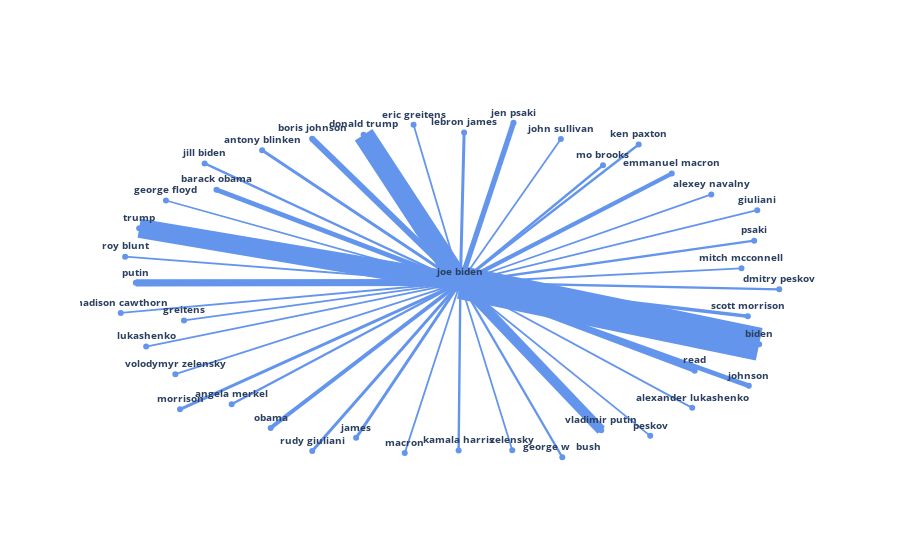

Source (notebook cell):
### Code cell
layout = go.Layout(
    paper_bgcolor='rgba(0,0,0,0)',
    plot_bgcolor='rgba(0,0,0,0)'
)


fig = go.Figure(layout = layout)

for trace in edge_trace:
    fig.add_trace(trace)

fig.add_trace(node_trace)

fig.update_layout(showlegend = False)

fig.update_xaxes(showticklabels = False)

fig.update_yaxes(showticklabels = False)

fig.show()
py.plot(fig, filename='newsmakers_network.html')

### Figure 1 — Plotly figure (JSON) as saved in the notebook; plotly's stock layout.template omitted (floating-point values rounded to 4 significant figures)
{"data": [{"hoverinfo": "text", "line": {"color": "cornflowerblue", "width": 1.8}, "mode": "lines", "text": ["joe biden--alexander lukashenko: 6"], "type": "scatter", "x": [0.03825, 0.7375, null], "y": [0.04923, -0.6836, null]}, {"hoverinfo": "text", "line": {"color": "cornflowerblue", "width": 1.8}, "mode": "lines", "text": ["joe biden--alexey navalny: 6"], "type": "scatter", "x": [0.03825, 0.795, null], "y": [0.04923, 0.5644, null]}, {"hoverinfo": "text", "line": {"color": "cornflowerblue", "width": 2.4}, "mode": "lines", "text": ["joe biden--angela merkel: 8"], "type": "scatter", "x": [0.03825, -0.6516, null], "y": [0.04923, -0.6627, null]}, {"hoverinfo": "text", "line": {"color": "cornflowerblue", "width": 3}, "mode": "lines", "text": ["joe biden--antony blinken: 10"], "type": "scatter", "x": [0.03825, -0.5597, null], "y": [0.04923, 0.8225, null]}, {"hoverinfo": "text", "line": {"color": "cornflowerblue", "width": 4.8}, "mode": "lines", "text": ["joe biden--barack obama: 16"], "type": "scatter", "x": [0.03825, -0.6974, null], "y": [0.04923, 0.5918, null]}, {"hoverinfo": "text", "line": {"color": "cornflowerblue", "width": 33.3}, "mode": "lines", "text": ["joe biden--biden: 111"], "type": "scatter", "x": [0.03825, 0.9394, null], "y": [0.04923, -0.3116, null]}, {"hoverinfo": "text", "line": {"color": "cornflowerblue", "width": 6}, "mode": "lines", "text": ["joe biden--boris johnson: 20"], "type": "scatter", "x": [0.03825, -0.4089, null], "y": [0.04923, 0.8899, null]}, {"hoverinfo": "text", "line": {"color": "cornflowerblue", "width": 2.4}, "mode": "lines", "text": ["joe biden--dmitry peskov: 8"], "type": "scatter", "x": [0.03825, 1.0, null], "y": [0.04923, 0.009356, null]}, {"hoverinfo": "text", "line": {"color": "cornflowerblue", "width": 21}, "mode": "lines", "text": ["joe biden--donald trump: 70"], "type": "scatter", "x": [0.03825, -0.2536, null], "y": [0.04923, 0.9134, null]}, {"hoverinfo": "text", "line": {"color": "cornflowerblue", "width": 4.2}, "mode": "lines", "text": ["joe biden--emmanuel macron: 14"], "type": "scatter", "x": [0.03825, 0.6758, null], "y": [0.04923, 0.6861, null]}, {"hoverinfo": "text", "line": {"color": "cornflowerblue", "width": 1.8}, "mode": "lines", "text": ["joe biden--eric greitens: 6"], "type": "scatter", "x": [0.03825, -0.103, null], "y": [0.04923, 0.9711, null]}, {"hoverinfo": "text", "line": {"color": "cornflowerblue", "width": 1.8}, "mode": "lines", "text": ["joe biden--george floyd: 6"], "type": "scatter", "x": [0.03825, -0.8498, null], "y": [0.04923, 0.5288, null]}, {"hoverinfo": "text", "line": {"color": "cornflowerblue", "width": 2.4}, "mode": "lines", "text": ["joe biden--george w  bush: 8"], "type": "scatter", "x": [0.03825, 0.3457, null], "y": [0.04923, -0.9724, null]}, {"hoverinfo": "text", "line": {"color": "cornflowerblue", "width": 1.8}, "mode": "lines", "text": ["joe biden--giuliani: 6"], "type": "scatter", "x": [0.03825, 0.9337, null], "y": [0.04923, 0.4725, null]}, {"hoverinfo": "text", "line": {"color": "cornflowerblue", "width": 1.8}, "mode": "lines", "text": ["joe biden--greitens: 6"], "type": "scatter", "x": [0.03825, -0.7954, null], "y": [0.04923, -0.1726, null]}, {"hoverinfo": "text", "line": {"color": "cornflowerblue", "width": 3}, "mode": "lines", "text": ["joe biden--james: 10"], "type": "scatter", "x": [0.03825, -0.2762, null], "y": [0.04923, -0.8591, null]}, {"hoverinfo": "text", "line": {"color": "cornflowerblue", "width": 5.4}, "mode": "lines", "text": ["joe biden--jen psaki: 18"], "type": "scatter", "x": [0.03825, 0.1986, null], "y": [0.04923, 0.9834, null]}, {"hoverinfo": "text", "line": {"color": "cornflowerblue", "width": 2.4}, "mode": "lines", "text": ["joe biden--jill biden: 8"], "type": "scatter", "x": [0.03825, -0.7331, null], "y": [0.04923, 0.7457, null]}, {"hoverinfo": "text", "line": {"color": "cornflowerblue", "width": 1.8}, "mode": "lines", "text": ["joe biden--john sullivan: 6"], "type": "scatter", "x": [0.03825, 0.3414, null], "y": [0.04923, 0.8887, null]}, {"hoverinfo": "text", "line": {"color": "cornflowerblue", "width": 4.8}, "mode": "lines", "text": ["joe biden--johnson: 16"], "type": "scatter", "x": [0.03825, 0.9081, null], "y": [0.04923, -0.5548, null]}, {"hoverinfo": "text", "line": {"color": "cornflowerblue", "width": 2.4}, "mode": "lines", "text": ["joe biden--kamala harris: 8"], "type": "scatter", "x": [0.03825, 0.03295, null], "y": [0.04923, -0.933, null]}, {"hoverinfo": "text", "line": {"color": "cornflowerblue", "width": 2.4}, "mode": "lines", "text": ["joe biden--ken paxton: 8"], "type": "scatter", "x": [0.03825, 0.5761, null], "y": [0.04923, 0.8565, null]}, {"hoverinfo": "text", "line": {"color": "cornflowerblue", "width": 3}, "mode": "lines", "text": ["joe biden--lebron james: 10"], "type": "scatter", "x": [0.03825, 0.04956, null], "y": [0.04923, 0.9264, null]}, {"hoverinfo": "text", "line": {"color": "cornflowerblue", "width": 1.8}, "mode": "lines", "text": ["joe biden--lukashenko: 6"], "type": "scatter", "x": [0.03825, -0.9095, null], "y": [0.04923, -0.325, null]}, {"hoverinfo": "text", "line": {"color": "cornflowerblue", "width": 1.8}, "mode": "lines", "text": ["joe biden--macron: 6"], "type": "scatter", "x": [0.03825, -0.1296, null], "y": [0.04923, -0.9482, null]}, {"hoverinfo": "text", "line": {"color": "cornflowerblue", "width": 1.8}, "mode": "lines", "text": ["joe biden--madison cawthorn: 6"], "type": "scatter", "x": [0.03825, -0.9861, null], "y": [0.04923, -0.1288, null]}, {"hoverinfo": "text", "line": {"color": "cornflowerblue", "width": 1.8}, "mode": "lines", "text": ["joe biden--mitch mcconnell: 6"], "type": "scatter", "x": [0.03825, 0.8861, null], "y": [0.04923, 0.1321, null]}, {"hoverinfo": "text", "line": {"color": "cornflowerblue", "width": 2.4}, "mode": "lines", "text": ["joe biden--mo brooks: 8"], "type": "scatter", "x": [0.03825, 0.4683, null], "y": [0.04923, 0.7347, null]}, {"hoverinfo": "text", "line": {"color": "cornflowerblue", "width": 3}, "mode": "lines", "text": ["joe biden--morrison: 10"], "type": "scatter", "x": [0.03825, -0.8073, null], "y": [0.04923, -0.6919, null]}, {"hoverinfo": "text", "line": {"color": "cornflowerblue", "width": 3.9}, "mode": "lines", "text": ["joe biden--obama: 13"], "type": "scatter", "x": [0.03825, -0.534, null], "y": [0.04923, -0.8009, null]}, {"hoverinfo": "text", "line": {"color": "cornflowerblue", "width": 1.8}, "mode": "lines", "text": ["joe biden--peskov: 6"], "type": "scatter", "x": [0.03825, 0.6108, null], "y": [0.04923, -0.8473, null]}, {"hoverinfo": "text", "line": {"color": "cornflowerblue", "width": 2.4}, "mode": "lines", "text": ["joe biden--psaki: 8"], "type": "scatter", "x": [0.03825, 0.9243, null], "y": [0.04923, 0.294, null]}, {"hoverinfo": "text", "line": {"color": "cornflowerblue", "width": 7.2}, "mode": "lines", "text": ["joe biden--putin: 24"], "type": "scatter", "x": [0.03825, -0.9407, null], "y": [0.04923, 0.0476, null]}, {"hoverinfo": "text", "line": {"color": "cornflowerblue", "width": 4.2}, "mode": "lines", "text": ["joe biden--read: 14"], "type": "scatter", "x": [0.03825, 0.7449, null], "y": [0.04923, -0.4664, null]}, {"hoverinfo": "text", "line": {"color": "cornflowerblue", "width": 1.8}, "mode": "lines", "text": ["joe biden--roy blunt: 6"], "type": "scatter", "x": [0.03825, -0.9729, null], "y": [0.04923, 0.2002, null]}, {"hoverinfo": "text", "line": {"color": "cornflowerblue", "width": 3}, "mode": "lines", "text": ["joe biden--rudy giuliani: 10"], "type": "scatter", "x": [0.03825, -0.4086, null], "y": [0.04923, -0.9363, null]}, {"hoverinfo": "text", "line": {"color": "cornflowerblue", "width": 3.6}, "mode": "lines", "text": ["joe biden--scott morrison: 12"], "type": "scatter", "x": [0.03825, 0.9052, null], "y": [0.04923, -0.148, null]}, {"hoverinfo": "text", "line": {"color": "cornflowerblue", "width": 19.2}, "mode": "lines", "text": ["joe biden--trump: 64"], "type": "scatter", "x": [0.03825, -0.9306, null], "y": [0.04923, 0.3665, null]}, {"hoverinfo": "text", "line": {"color": "cornflowerblue", "width": 10.2}, "mode": "lines", "text": ["joe biden--vladimir putin: 34"], "type": "scatter", "x": [0.03825, 0.4631, null], "y": [0.04923, -0.8142, null]}, {"hoverinfo": "text", "line": {"color": "cornflowerblue", "width": 1.8}, "mode": "lines", "text": ["joe biden--volodymyr zelensky: 6"], "type": "scatter", "x": [0.03825, -0.8215, null], "y": [0.04923, -0.4868, null]}, {"hoverinfo": "text", "line": {"color": "cornflowerblue", "width": 1.8}, "mode": "lines", "text": ["joe biden--zelensky: 6"], "type": "scatter", "x": [0.03825, 0.1948, null], "y": [0.04923, -0.9317, null]}, {"hoverinfo": "none", "marker": {"color": ["cornflowerblue", "cornflowerblue", "cornflowerblue", "cornflowerblue", "cornflowerblue", "cornflowerblue", "cornflowerblue", "cornflowerblue", "cornflowerblue", "cornflowerblue", "cornflowerblue", "cornflowerblue", "cornflowerblue", "cornflowerblue", "cornflowerblue", "cornflowerblue", "cornflowerblue", "cornflowerblue", "cornflowerblue", "cornflowerblue", "cornflowerblue", "cornflowerblue", "cornflowerblue", "cornflowerblue", "cornflowerblue", "cornflowerblue", "cornflowerblue", "cornflowerblue", "cornflowerblue", "cornflowerblue", "cornflowerblue", "cornflowerblue", "cornflowerblue", "cornflowerblue", "cornflowerblue", "cornflowerblue", "cornflowerblue", "cornflowerblue", "cornflowerblue", "cornflowerblue", "cornflowerblue", "cornflowerblue"]}, "mode": "markers+text", "text": ["<b>joe biden</b>", "<b>alexander lukashenko</b>", "<b>alexey navalny</b>", "<b>angela merkel</b>", "<b>antony blinken</b>", "<b>barack obama</b>", "<b>biden</b>", "<b>boris johnson</b>", "<b>dmitry peskov</b>", "<b>donald trump</b>", "<b>emmanuel macron</b>", "<b>eric greitens</b>", "<b>george floyd</b>", "<b>george w  bush</b>", "<b>giuliani</b>", "<b>greitens</b>", "<b>james</b>", "<b>jen psaki</b>", "<b>jill biden</b>", "<b>john sullivan</b>", "<b>johnson</b>", "<b>kamala harris</b>", "<b>ken paxton</b>", "<b>lebron james</b>", "<b>lukashenko</b>", "<b>macron</b>", "<b>madison cawthorn</b>", "<b>mitch mcconnell</b>", "<b>mo brooks</b>", "<b>morrison</b>", "<b>obama</b>", "<b>peskov</b>", "<b>psaki</b>", "<b>putin</b>", "<b>read</b>", "<b>roy blunt</b>", "<b>rudy giuliani</b>", "<b>scott morrison</b>", "<b>trump</b>", "<b>vladimir putin</b>", "<b>volodymyr zelensky</b>", "<b>zelensky</b>"], "textfont": {"size": 10}, "textposition": "top center", "type": "scatter", "x": [0.03825, 0.7375, 0.795, -0.6516, -0.5597, -0.6974, 0.9394, -0.4089, 1.0, -0.2536, 0.6758, -0.103, -0.8498, 0.3457, 0.9337, -0.7954, -0.2762, 0.1986, -0.7331, 0.3414, 0.9081, 0.03295, 0.5761, 0.04956, -0.9095, -0.1296, -0.9861, 0.8861, 0.4683, -0.8073, -0.534, 0.6108, 0.9243, -0.9407, 0.7449, -0.9729, -0.4086, 0.9052, -0.9306, 0.4631, -0.8215, 0.1948], "y": [0.04923, -0.6836, 0.5644, -0.6627, 0.8225, 0.5918, -0.3116, 0.8899, 0.009356, 0.9134, 0.6861, 0.9711, 0.5288, -0.9724, 0.4725, -0.1726, -0.8591, 0.9834, 0.7457, 0.8887, -0.5548, -0.933, 0.8565, 0.9264, -0.325, -0.9482, -0.1288, 0.1321, 0.7347, -0.6919, -0.8009, -0.8473, 0.294, 0.0476, -0.4664, 0.2002, -0.9363, -0.148, 0.3665, -0.8142, -0.4868, -0.9317]}], "layout": {"paper_bgcolor": "rgba(0,0,0,0)", "plot_bgcolor": "rgba(0,0,0,0)", "showlegend": false, "xaxis": {"showticklabels": false}, "yaxis": {"showticklabels": false}}}
